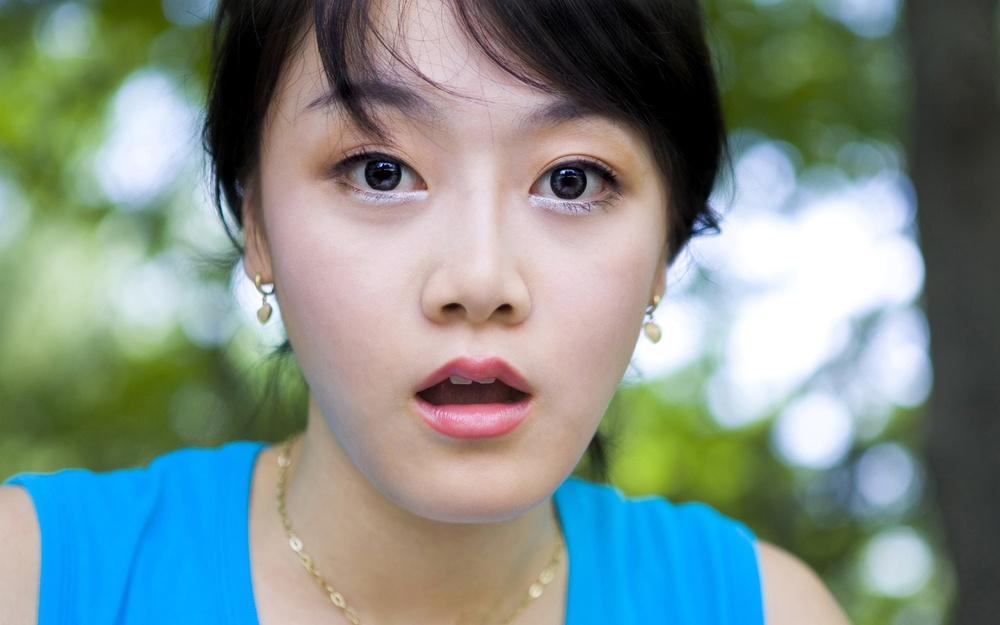
#> input picture FaceDetect/resource/1.jpg, 1000 x 625 px, shrunk from 2560 x 1600 before the run, found by its file name
$ python face_3_locked.py
#> lines starting #> are read from the running program, lines starting #| are printed output that depends on the picture; after the words box and inside, x2 and y2 are one past the last pixel; in counts of white or black regions, pixels touching at a corner belong together
import cv2 as cv

img = cv.imread('FaceDetect/resource/1.jpg')
#> img is the input picture: shape (625, 1000, 3); mean B, G, R 136.7, 142.2, 125.6

def face_detect_demo():
    gray = cv.cvtColor(img,cv.COLOR_BGR2GRAY)
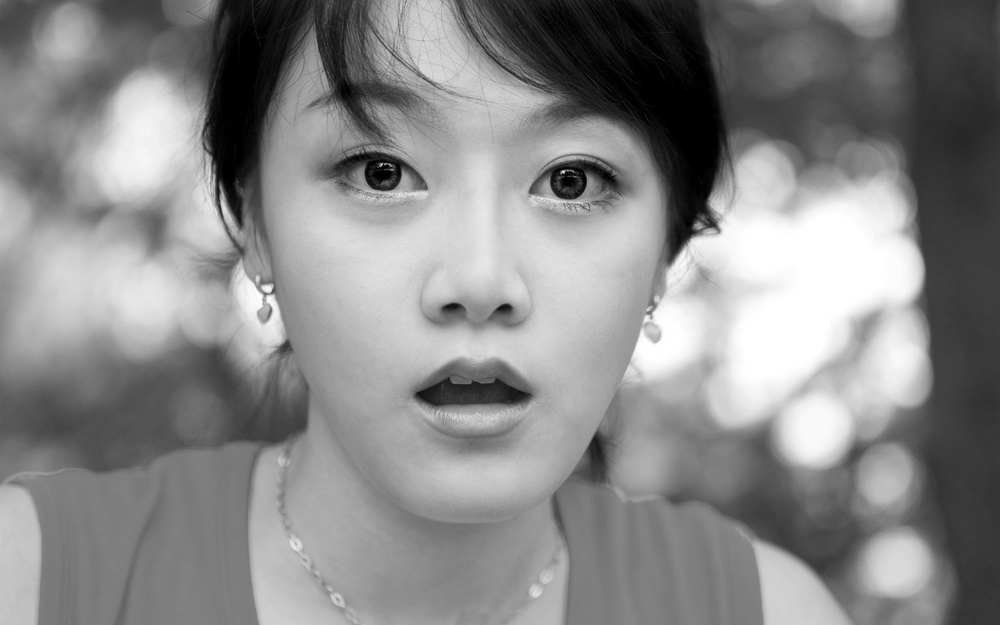
#> gray: shape (625, 1000); min 0, max 255, mean 136.6
    face_detect = cv.CascadeClassifier('FaceDetect/Asset/haarcascades/haarcascade_frontalface_alt2.xml')
    face = face_detect.detectMultiScale(gray)
#> face = [[285, 49, 386, 386]]
    for x,y,w,h in face:
        cv.rectangle(img,(x,y),(x+w,y+h),color=(0,0,255),thickness=2)
#> this loop made 1 pass
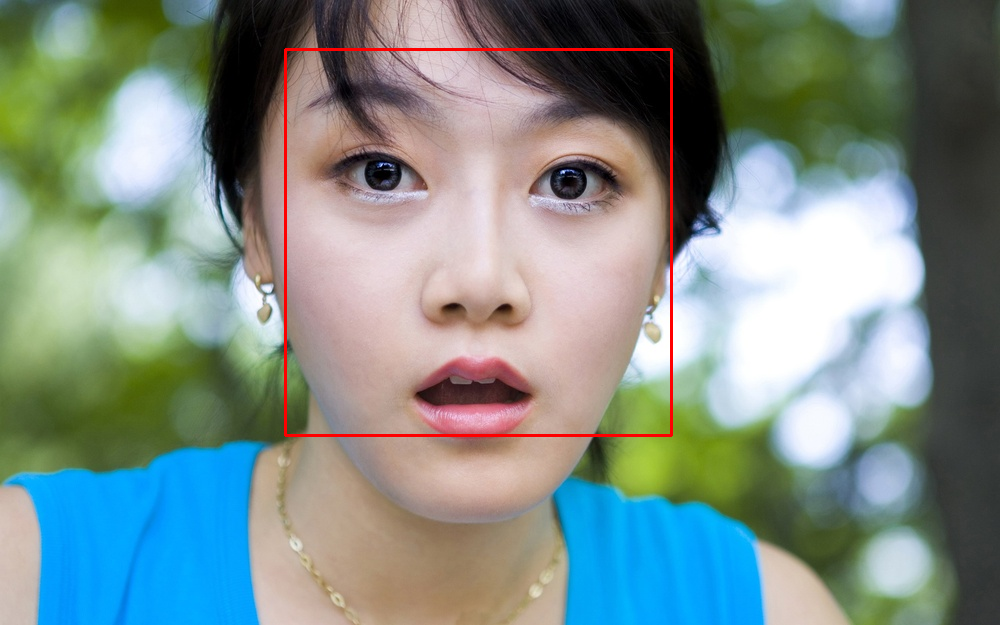
#> img: shape (625, 1000, 3); 0.74% of pixels changed, all inside (x1, y1, x2, y2) = (284, 48, 673, 437)
    cv.imshow('result',img)

face_detect_demo()
while True:
    if ord('q') == cv.waitKey(0):
#> (key q is pressed here)
        break
    cv.destroyAllWindows()
